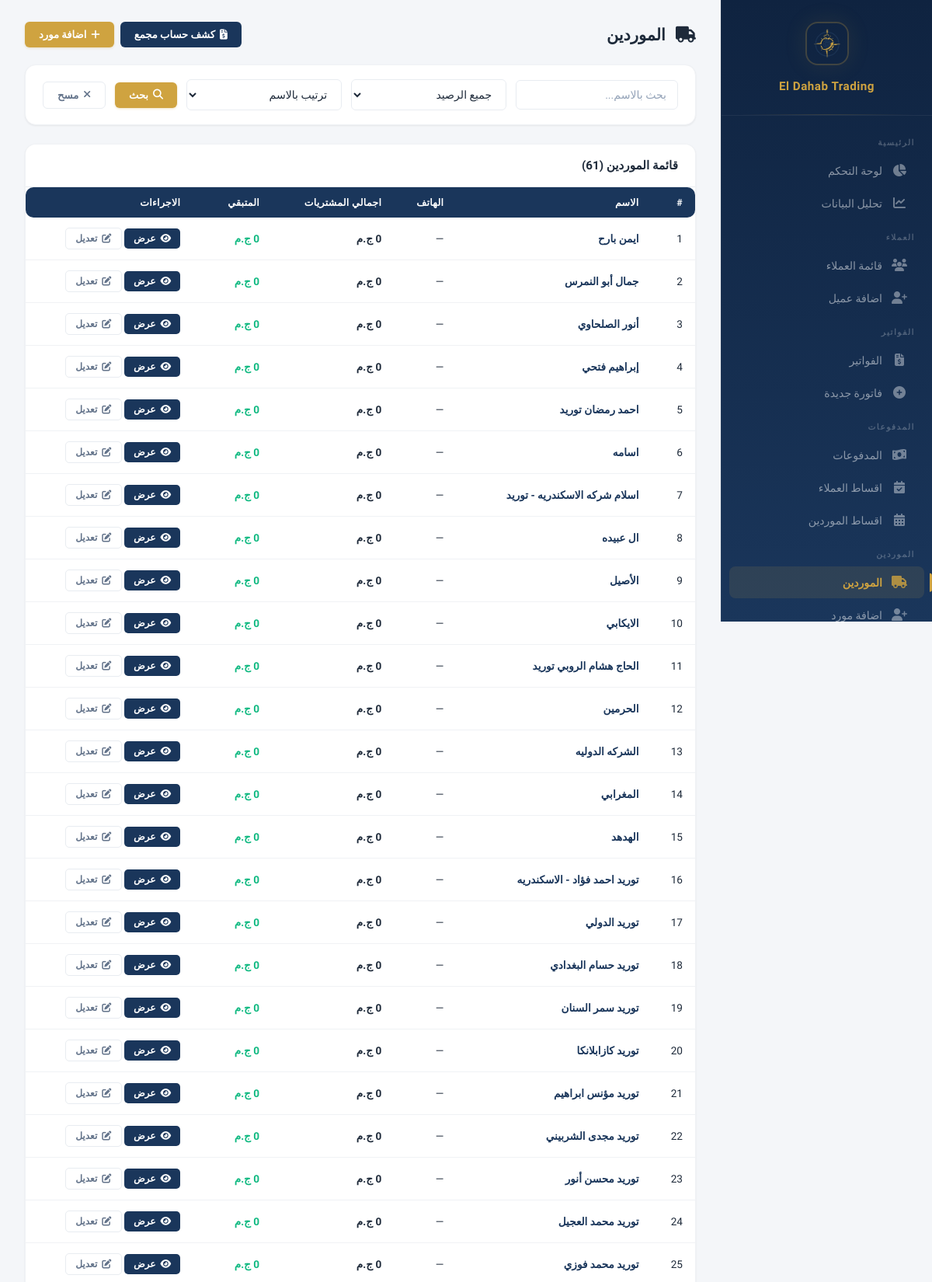
Screenshot of /suppliers (signed in, upper part) with the database file from the repository.
### models.py (models this page shows, shortened)
class Supplier(db.Model):
    __tablename__ = 'suppliers'
    id = db.Column(db.Integer, primary_key=True)
    name = db.Column(db.String(200), nullable=False)
    phone = db.Column(db.String(50))
    address = db.Column(db.Text)
    notes = db.Column(db.Text)
    created_at = db.Column(db.DateTime, default=datetime.utcnow)
    purchases = db.relationship('Purchase', backref='supplier', lazy=True)
    payments = db.relationship('SupplierPayment', backref='supplier', lazy=True)
    returns = db.relationship('SupplierReturn', backref='supplier', lazy=True)
    installment_plans = db.relationship('SupplierInstallmentPlan', backref='supplier', lazy=True)
    def total_purchased(self):
        return sum(p.total for p in self.purchases)
    def total_returns(self):
        return sum(r.total_amount for r in self.returns)
    def total_paid(self):
        sum_payments = sum(p.amount for p in self.payments)
        sum_inst = sum(ip.amount for ip in SupplierInstallmentPayment.query.filter(
            SupplierInstallmentPayment.plan_id.in_([pl.id for pl in self.installment_plans])
        ).all())
        sum_pur_paid = sum(
            (p.paid_amount or 0)
            for p in self.purchases
            if not p.payments
        )
        return sum_payments + sum_inst + sum_pur_paid
    def balance(self):
        return self.total_purchased() - self.total_paid() - self.total_returns()

### app.py (the view)
@app.route('/suppliers')
@login_required
def suppliers_list():
    search = request.args.get('search', '')
    balance_filter = request.args.get('balance', '')
    sort = request.args.get('sort', 'name')
    query = Supplier.query
    if search:
        query = query.filter(Supplier.name.contains(search) | Supplier.phone.contains(search))
    suppliers = query.all()
    if balance_filter == 'has':
        suppliers = [s for s in suppliers if s.balance() > 0]
    elif balance_filter == 'none':
        suppliers = [s for s in suppliers if s.balance() <= 0]
    if sort == 'balance_desc':
        suppliers.sort(key=lambda x: x.balance(), reverse=True)
    elif sort == 'balance_asc':
        suppliers.sort(key=lambda x: x.balance())
    else:
        suppliers.sort(key=lambda x: x.name or '')
    return render_template('suppliers_list.html', suppliers=suppliers, search=search,
                           balance_filter=balance_filter, sort=sort)

### app.py (called while the page is built)
@app.context_processor
def inject_payment_methods():
    return {'PAYMENT_METHODS': PAYMENT_METHODS, 'parse_images': parse_images}

@app.before_request
def check_session_expiry():
    if 'user_id' in session and session.get('expires_at'):
        if datetime.utcnow().timestamp() > session['expires_at']:
            session.clear()
            flash('انتهت الجلسة، يرجى تسجيل الدخول مرة اخرى', 'warning')
            return redirect(url_for('login'))

@app.context_processor
def inject_user():
    if not hasattr(g, 'current_user'):
        g.current_user = db.session.get(User, session['user_id']) if 'user_id' in session else None
    return dict(current_user=g.current_user)

### models.py (called while the page is built)
    def has_permission(self, page):
        if self.is_admin:
            return True
        return any(p.page == page for p in self.permissions)

### templates/suppliers_list.html (shortened to what this page needs)
{% extends "base.html" %}
{% block content %}
<div class="page-header">
    <h1 style="font-size:1.3rem;font-weight:700;color:var(--text);margin-bottom:0;">
        <i class="fas fa-truck" style="margin-left:8px;"></i> الموردين
    </h1>
    <div style="display:flex;gap:8px;">
        <a href="{{ url_for('suppliers_statement_all') }}" class="btn btn-navy"><i class="fas fa-file-invoice-dollar"></i> كشف حساب مجمع</a>
        <a href="{{ url_for('supplier_add') }}" class="btn btn-gold"><i class="fas fa-plus"></i> اضافة مورد</a>
    </div>
</div>
<div class="data-card" style="margin-bottom:24px;">
    <div class="data-card-body">
        <form method="GET" action="{{ url_for('suppliers_list') }}" style="display:flex;gap:12px;flex-wrap:wrap;align-items:center;">
            <input type="text" name="search" class="form-control" placeholder="بحث بالاسم..." value="{{ search }}" style="flex:1;min-width:200px;">
            <select name="balance" class="form-control" style="max-width:200px;">
                <option value="">جميع الرصيد</option>
            </select>
            <select name="sort" class="form-control" style="max-width:200px;">
                <option value="name">ترتيب بالاسم</option>
            </select>
            <button type="submit" class="btn btn-gold"><i class="fas fa-search"></i> بحث</button>
            {% if search or balance_filter or sort %}
            <a href="{{ url_for('suppliers_list') }}" class="btn btn-outline"><i class="fas fa-times"></i> مسح</a>
            {% endif %}
        </form>
    </div>
</div>
<div class="data-card">
    <div class="data-card-header">
        <h3>قائمة الموردين ({{ suppliers|length }})</h3>
    </div>
    <div class="data-card-body" style="padding:0;">
        <table>
            <thead>
                <tr>
                    <th>#</th>
                    <th>الاسم</th>
                    <th>الهاتف</th>
                    <th>اجمالي المشتريات</th>
                    <th>المتبقي</th>
                    <th>الاجراءات</th>
                </tr>
            </thead>
            <tbody>
                {% for s in suppliers %}
                <tr>
                    <td>{{ loop.index }}</td>
                    <td><a href="{{ url_for('supplier_profile', supplier_id=s.id) }}" style="color:var(--navy);text-decoration:none;font-weight:700;">{{ s.name }}</a></td>
                    <td>{{ s.phone or '—' }}</td>
                    <td style="font-weight:700;">{{ "{:,.0f}".format(s.total_purchased() or 0) }} ج.م</td>
                    <td>
                        <span class="{% if s.balance() > 0 %}text-danger{% else %}text-success{% endif %}" style="font-weight:700;">{{ "{:,.0f}".format(s.balance() or 0) }} ج.م</span>
                    </td>
                    <td>
                        <a href="{{ url_for('supplier_profile', supplier_id=s.id) }}" class="btn btn-sm btn-navy"><i class="fas fa-eye"></i> عرض</a>
                        <a href="{{ url_for('supplier_edit', supplier_id=s.id) }}" class="btn btn-sm btn-outline"><i class="fas fa-edit"></i> تعديل</a>
                    </td>
                </tr>
                {% endfor %}
            </tbody>
        </table>
    </div>
</div>
{% endblock %}

### static/css/style.css (style rules this page uses)
:root { --gold: #cfa340; --gold-light: #e8c96a; --gold-dark: #b8892e; --gold-glow: rgba(207, 163, 64, 0.15); --navy: #1a365b; --navy-light: #264a7a; --navy-dark: #0f2340; --bg: #f4f6f9; --card: #ffffff; --card-hover: #fafbfd; --border: #e8ecf1; --border-light: #f0f2f5; --text: #1e2a3a; --text-secondary: #64748b; --text-muted: #94a3b8; --success: #10b981; --success-bg: rgba(16, 185, 129, 0.08); --danger: #ef4444; --danger-bg: rgba(239, 68, 68, 0.08); --warning: #f59e0b; --warning-bg: rgba(245, 158, 11, 0.08); --info: #3b82f6; --info-bg: rgba(59, 130, 246, 0.08); --sidebar-w: 272px; --shadow-xs: 0 1px 2px rgba(0,0,0,0.04); --shadow-sm: 0 1px 3px rgba(0,0,0,0.06), 0 1px 2px rgba(0,0,0,0.04); --shadow-md: 0 4px 6px -1px rgba(0,0,0,0.07), 0 2px 4px -2px rgba(0,0,0,0.05); --shadow-lg: 0 10px 15px -3px rgba(0,0,0,0.08), 0 4px 6px -4px rgba(0,0,0,0.04); --shadow-xl: 0 20px 25px -5px rgba(0,0,0,0.08), 0 8px 10px -6px rgba(0,0,0,0.04); --shadow-card: 0 1px 3px rgba(0,0,0,0.04), 0 1px 2px rgba(0,0,0,0.03); --shadow-card-hover: 0 10px 40px rgba(0,0,0,0.08); --radius: 14px; --radius-sm: 10px; --radius-xs: 6px; --transition: all 0.2s cubic-bezier(0.4, 0, 0.2, 1); }
* { margin: 0; padding: 0; box-sizing: border-box; }
html { scroll-behavior: smooth; }
body { font-family: 'IBM Plex Sans Arabic', -apple-system, BlinkMacSystemFont, sans-serif; background: var(--bg); color: var(--text); direction: rtl; min-height: 100vh; -webkit-font-smoothing: antialiased; -moz-osx-font-smoothing: grayscale; }
.data-card { background: var(--card); border-radius: var(--radius); box-shadow: var(--shadow-card); margin-bottom: 20px; overflow: hidden; border: 1px solid var(--border-light); }
.data-card-header { padding: 18px 22px; border-bottom: 1px solid var(--border); display: flex; align-items: center; justify-content: space-between; background: var(--card); }
.data-card-header h3 { font-size: 0.95rem; font-weight: 600; color: var(--text); }
.data-card-body { padding: 18px 22px; }
table { width: 100%; border-collapse: collapse; }
table thead th { background: var(--navy); color: #fff; padding: 12px 16px; font-size: 0.78rem; font-weight: 600; text-align: right; white-space: nowrap; letter-spacing: 0.3px; text-transform: uppercase; }
table thead th:first-child { border-radius: 0 var(--radius-sm) var(--radius-sm) 0; }
table thead th:last-child { border-radius: var(--radius-sm) 0 0 var(--radius-sm); }
table tbody td { padding: 13px 16px; border-bottom: 1px solid var(--border-light); font-size: 0.85rem; color: var(--text); }
table tbody tr { transition: var(--transition); }
.btn { display: inline-flex; align-items: center; gap: 6px; padding: 9px 18px; border: none; border-radius: var(--radius-xs); font-family: inherit; font-weight: 600; font-size: 0.82rem; cursor: pointer; transition: var(--transition); text-decoration: none; white-space: nowrap; }
.btn-gold { background: var(--gold); color: #fff; box-shadow: 0 1px 3px rgba(207,163,64,0.3); }
.btn-navy { background: var(--navy); color: #fff; }
.btn-outline { background: transparent; border: 1.5px solid var(--border); color: var(--text-secondary); }
.btn-sm { padding: 6px 12px; font-size: 0.76rem; border-radius: 5px; }
.form-control { width: 100%; padding: 10px 14px; border: 1.5px solid var(--border); border-radius: var(--radius-xs); font-family: inherit; font-size: 0.88rem; transition: var(--transition); background: #fff; color: var(--text); }
.form-control::placeholder { color: var(--text-muted); }
select.form-control { cursor: pointer; }
.page-header { display: flex; justify-content: space-between; align-items: center; margin-bottom: 22px; gap: 12px; }
.page-header h1 { margin: 0; }
.text-success { color: var(--success); }

### rows the page displays
Supplier: name "ايمن بارح", phone "—", s "0"
Supplier: name "جمال أبو النمرس", phone "—", s "0"
Supplier: name "أنور الصلحاوي", phone "—", s "0"
Supplier: name "إبراهيم فتحي", phone "—", s "0"
Supplier: name "احمد رمضان توريد", phone "—", s "0"
Supplier: name "اسامه", phone "—", s "0"
Supplier: name "اسلام شركه الاسكندريه - توريد", phone "—", s "0"
Supplier: name "ال عبيده", phone "—", s "0"
Supplier: name "الأصيل", phone "—", s "0"
Supplier: name "الايكابي", phone "—", s "0"
Supplier: name "الحاج هشام الروبي توريد", phone "—", s "0"
Supplier: name "الحرمين", phone "—", s "0"
Supplier: name "الشركه الدوليه", phone "—", s "0"
Supplier: name "المغرابي", phone "—", s "0"
Supplier: name "الهدهد", phone "—", s "0"
Supplier: name "توريد احمد فؤاد - الاسكندريه", phone "—", s "0"
Supplier: name "توريد الدولي", phone "—", s "0"
Supplier: name "توريد حسام البغدادي", phone "—", s "0"
Supplier: name "توريد سمر السنان", phone "—", s "0"
Supplier: name "توريد كازابلانكا", phone "—", s "0"
Supplier: name "توريد مؤنس ابراهيم", phone "—", s "0"
Supplier: name "توريد مجدى الشربيني", phone "—", s "0"
Supplier: name "توريد محسن أنور", phone "—", s "0"
Supplier: name "توريد محمد العجيل", phone "—", s "0"
Supplier: name "توريد محمد فوزي", phone "—", s "0"

### other values shown
{{ suppliers|length }} "61"
